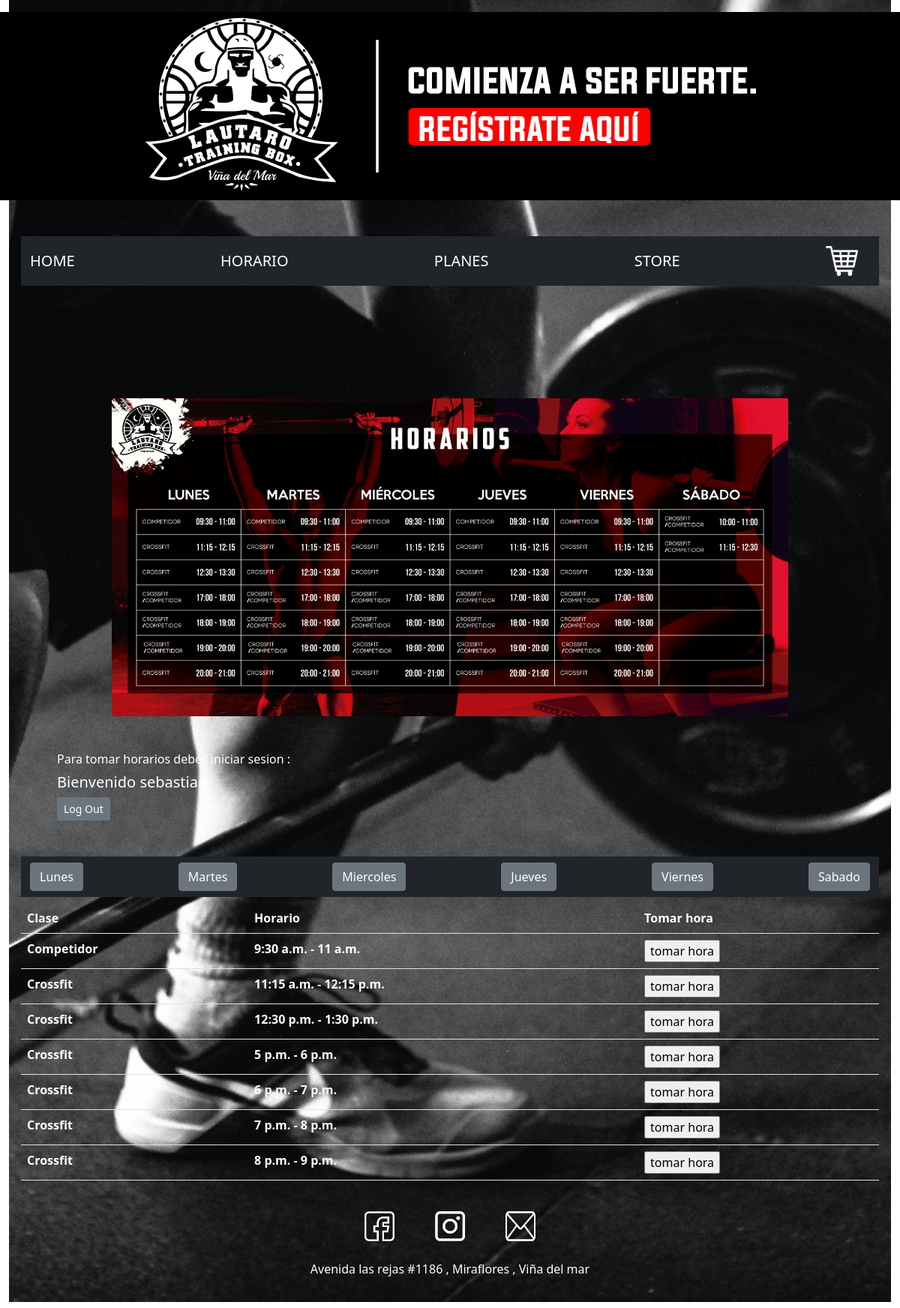
Screenshot of /horarios/0 (signed in) with the database file from the repository.
### box/models.py (models this page shows)
class diaclase(models.Model):
    dia_clase = models.DateField()
    hora_comienzo = models.TimeField()
    hora_termino = models.TimeField()
    lista_estudiante = models.ManyToManyField(User)
    info = models.ForeignKey(infoclase, on_delete=models.CASCADE, null=True)

class infoclase(models.Model):
    nombre_clase = models.CharField(max_length=50)

### box/views.py (the view)
# urls.py: path('horarios/<str:dia>', views.horario_dia),
def horario_dia(request,dia):
    if request.session.get('email') == None:
        return render(request, 'horario.html')
    dia_buscando = int(dia)
    semana = obtener_semana()
    clases = diaclase.objects.filter(dia_clase__range=[semana["start"], semana["end"]])
    semana_clase = []
    for x in clases:
        dia = str(x.dia_clase).split('-')
        convertir = date(int(dia[0]),int(dia[1]),int(dia[2]))
        if convertir.weekday() == dia_buscando:
            semana_clase.append(x)
    context = {
        "clases" : semana_clase,
        "dia" : dia_buscando,
    }
    return render(request, 'horario.html',context=context)

### box/views.py (called while the page is built)
def obtener_semana():
    today = date.today()
    dias_semana = (6-today.weekday())
    start = None
    end = None
    if today.weekday() > 4:
        if dias_semana == 1:
            start = today+timedelta(days=2)
            end = start+timedelta(days=5)
        else:
            start = today+timedelta(days=1)
            end = start+timedelta(days=5)
        return {"start":start , "end":end}
    else:
        dias_semana = (6-dias_semana)*-1
        start = today+timedelta(days=dias_semana)
        end = start+timedelta(days=5)
        return {"start":start , "end":end}

### box/templates/horario.html (shortened to what this page needs)
<!DOCTYPE html>
<html lang="en">
<head>
    <link href="https://cdn.jsdelivr.net/npm/bootstrap@5.0.2/dist/css/bootstrap.min.css" rel="stylesheet">
    {% load static %}
    <link rel="stylesheet" href="{% static 'css/style.css' %}">
</head>
<body class="container mw-100">
    <div class="p-3 mb-2 bg-secondary text-white"  id="fondo">
    <header class="header is-stuck">
        <div class="d-flex justify-content-center">
            <a href="/register"><img src="{%static 'img/banner_final2.png'%}" alt="banner"></a>
        </div>
        <nav class="navbar navbar-dark bg-dark mt-5">
            <div class="container">
                <a href="/" class="navbar-brand">HOME</a>
                <a href="/horarios/0" class="navbar-brand">HORARIO</a>
                <a href="/planes" class="navbar-brand">PLANES</a>
                <a href="/store" class="navbar-brand">STORE</a>
                <a href="/compras" class="navbar-brand"><img src = "{%static 'img/carro.png'%}" alt="compras" id="carrito"></a>
            </div>
        </nav>
    </header>
    <main>
        <div class="row justify-content-center m-3">
            <img src="{%static 'img/horarios_lautaro.jpg'%}" alt="Horarios" class="col-lg-10 ">
        </div>
        <div class="m-5">
            <h6>Para tomar horarios debes iniciar sesion :</h6>
            {% if request.session.id %}
            <h5>Bienvenido {{request.session.nombre}}</h5>
            <form action="/logout" method="POST">
                <input type="submit" value="Log Out" class="btn btn-secondary btn-sm">
            </form>
            {%endif%}
        </div>
        <div>
            <nav class="navbar navbar-expand-sm navbar-dark bg-dark mt-5">
                <div class="container-fluid">
                    <a href="/horarios/0" class="btn btn-secondary">Lunes </a>
                    <a href="/horarios/1" class="btn btn-secondary">Martes </a>
                    <a href="/horarios/2" class="btn btn-secondary">Miercoles </a>
                    <a href="/horarios/3" class="btn btn-secondary">Jueves </a>
                    <a href="/horarios/4" class="btn btn-secondary">Viernes </a>
                    <a href="/horarios/5" class="btn btn-secondary">Sabado </a>
                </div>
            </nav>
                <table class="table text-white">
                    <tr>
                        <th>Clase</th>
                        <th>Horario</th>
                        <th>Tomar hora</th>
                    </tr>
                    {% for clase in clases %}
                    <tr>
                        <th>{{clase.info.nombre_clase}}</th>
                        <th>{{clase.hora_comienzo}} - {{clase.hora_termino}}</th>
                        <th><form action="/tomar_clases" method="POST"><input type="submit" value="tomar hora" name="tomar_hora"></form></th>
                    </tr>
                    {%endfor%}
                </table>
        </div>
    </main>
    <footer class="d-flex justify-content-center">
        <div id="social" >
            <a href="https://www.facebook.com/LautaroTrainingbox/"><img src = "{%static 'img/Recurso_2.png'%}" alt=facebook></a>
            <a href="https://www.instagram.com/lautaroboxcf/"><img src = "{%static 'img/Recurso_3.png'%}" alt="instagram"></a>
            <a href="mailto:Lautaroboxcf@Gmail.com"><img src = "{%static 'img/Recurso_4.png'%}" alt="instagram"></a>
        </div>
    </footer>
    <div class="d-flex justify-content-center" >
        <p>Avenida las rejas #1186 , Miraflores , Viña del mar</p>
    </div>
    </div>
</body>
</html>

### box/static/css/style.css (style rules this page uses)
.container { max-width: 100%; }
header { margin-bottom: 150px; }
#fondo { background-image: url("../img/fondo_lautaro.jpg"); background-size: cover; background-repeat: no-repeat; background-position: center; }
footer img { margin: 25px ; width: 40px; height: 40px; }
footer div { align-content: center; }
#carrito { width: 43px; height: 40px; }

### rows the page displays
diaclase: info.nombre_clase "Competidor", hora_comienzo "9:30 a.m.", hora_termino "11 a.m."
diaclase: info.nombre_clase "Crossfit", hora_comienzo "11:15 a.m.", hora_termino "12:15 p.m."
diaclase: info.nombre_clase "Crossfit", hora_comienzo "12:30 p.m.", hora_termino "1:30 p.m."
diaclase: info.nombre_clase "Crossfit", hora_comienzo "5 p.m.", hora_termino "6 p.m."
diaclase: info.nombre_clase "Crossfit", hora_comienzo "6 p.m.", hora_termino "7 p.m."
diaclase: info.nombre_clase "Crossfit", hora_comienzo "7 p.m.", hora_termino "8 p.m."
diaclase: info.nombre_clase "Crossfit", hora_comienzo "8 p.m.", hora_termino "9 p.m."

### other values shown
{{ request.session.nombre }} "sebastian"
